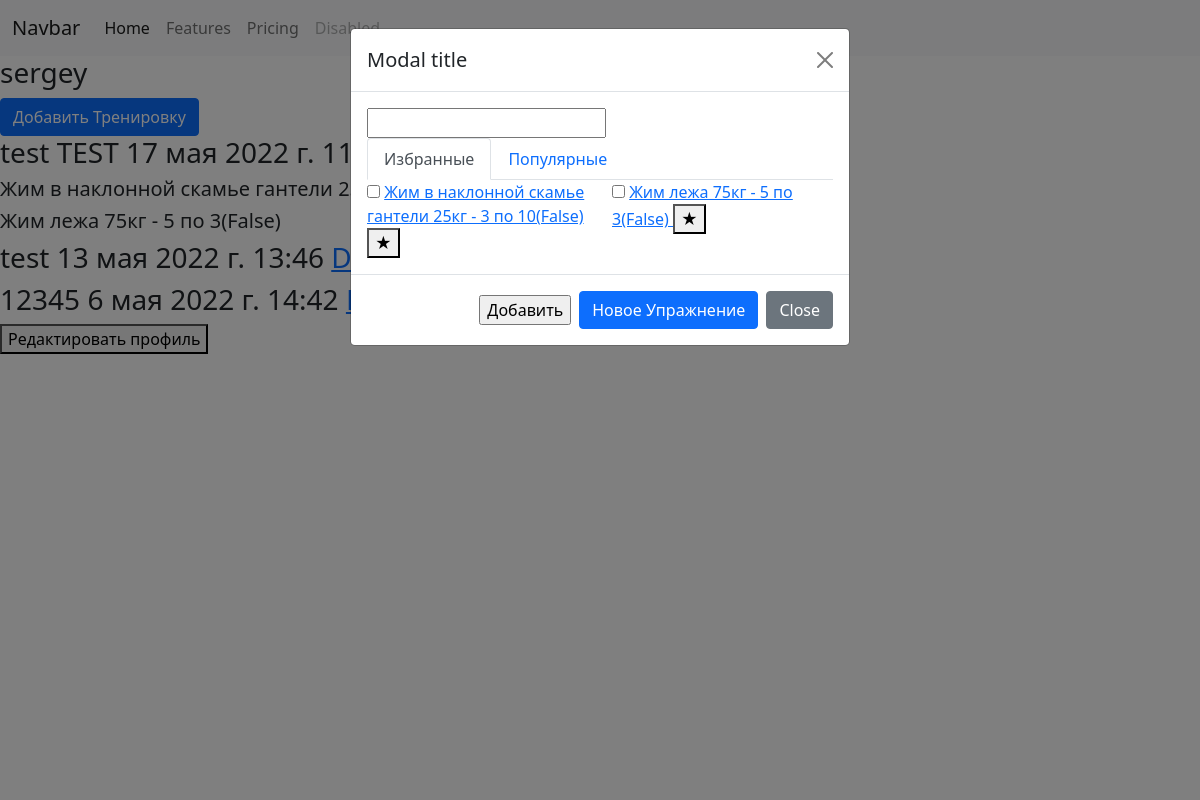
/account/sergey/ (signed in), run on the app's committed database.
### account/models.py (models this page shows, shortened)
class Profile(models.Model):
    user = models.OneToOneField(User, null=True, on_delete=models.CASCADE, related_name='profile')
    bio = models.TextField(null=True, blank=True)
    slug = models.SlugField(unique=True, max_length=255, default='')
    followers = models.ManyToManyField(User, related_name='subscriptions', null=True, blank=True)

### main/models.py (models this page shows, shortened)
class Exercise(models.Model):
    user = models.ForeignKey(User, null=True, on_delete=models.CASCADE, related_name='exercises')
    title = models.CharField(max_length=255)
    weight = models.SmallIntegerField()
    approaches = models.SmallIntegerField()
    repetition = models.SmallIntegerField()
    muscle_category = models.CharField(choices=MUSCLE_CATEGORY_CHOICES, max_length=255)
    is_private = models.BooleanField('Приватное',)
    popularity = models.BigIntegerField('Популярность', default=0)
    def __str__(self) -> str:
        return f'{self.title} {self.weight}кг - {self.approaches} по {self.repetition}({self.is_private})'

class Training(models.Model):
    user = models.ForeignKey(User, null=True, on_delete=models.CASCADE)
    title = models.CharField(max_length=255)
    pub_date = models.DateTimeField(default=timezone.now)
    user_mark = models.SmallIntegerField(null=True)
    exercises = models.ManyToManyField(Exercise, related_name='trainings', null=True, blank=True)
    likes = GenericRelation(Like, null=True, on_delete=models.CASCADE)

### account/views.py (the view)
# urls.py: path('<slug:profile_slug>/', views.profile, name='user_profile'),
def profile(request, profile_slug):
    context = get_profile_context(request, profile_slug)
    if request.method == 'POST':
        create_exercise_form_save(request.POST)
        return render(request, 'account/user_profile.html', context)
    if request.user.username != profile_slug:
        return render(request, 'account/user_profile_guest.html', context)
    return render(request, 'account/user_profile.html', context)

### main/forms.py
class TrainingForm(forms.Form):
    def __init__(self, user, *args, **kwargs):
        super(TrainingForm, self).__init__(*args, **kwargs)
        private_choices = UserExercises.objects.get(user=user).exercises.all()
        print(private_choices)
        self.fields['private_exercises'] = CustomModelChoiceField(queryset=private_choices,
                                                                  required=False,
                                                                  widget=forms.CheckboxSelectMultiple())
    public_choices = Exercise.objects.filter(is_private=False).order_by('-popularity') # Добавить ограничение по количеству
    public_exercises = CustomModelChoiceField(queryset=public_choices,
                                              widget=forms.CheckboxSelectMultiple(),
                                              required=False)
    title = forms.CharField()

### account/service.py (called while the page is built)
def get_profile_context(request, profile_slug):
    profile = get_object_or_404(Profile, slug=profile_slug)
    trainings = Training.objects.filter(user=request.user).order_by('-pub_date')[:5]
    training_form = TrainingForm(user=request.user)
    create_exercise_form = ExerciseForm
    if request.user.username != profile_slug:
        context = {'profile': profile}
    else:
        context = {
            'profile': profile,
            'training_form': training_form,
            'exercise_form': create_exercise_form,
            'trainings': trainings,
            'from_ex': request.session['from_ex'],
            }
    return context

### account/templatetags/value.py (called while the page is built)
@register.filter(name='from_ex_false')
def from_ex_false(request):
    request.session['from_ex'] = False
    return ''

### main/forms.py (called while the page is built)
    def choice(self, obj):
        return (self.field.prepare_value(obj),
                self.field.label_from_instance(obj), obj)

    def _get_choices(self):
        if hasattr(self, '_choices'):
            return self._choices
        return CustomModelChoiceIterator(self)

### account/templates/account/user_profile.html (shortened to what this page needs)
<!DOCTYPE html>
{% include 'main/navbar.html' %}
{% load value %}
<html lang="en">
<head>
    <link href="https://cdn.jsdelivr.net/npm/bootstrap@5.1.3/dist/css/bootstrap.min.css" rel="stylesheet">
</head>
<body>
{% block profile %}
    <h3>{{profile.user.username}}</h3>
{% endblock profile %}
{% block add_training %}
    <div class="modal fade" id="ExerciseChoice" tabindex="-1" aria-labelledby="exampleModalLabel" aria-hidden="true">
  <div class="modal-dialog">
      <form action="{% url 'new_train' %}" method="post">
    <div class="modal-content">
      <div class="modal-header">
        <h5 class="modal-title" id="ModalLabel">Modal title</h5>
        <button type="button" class="btn-close" data-bs-dismiss="modal" aria-label="Close"></button>
      </div>
      <div class="modal-body">
              {{training_form.title}}
              <nav>
  <div class="nav nav-tabs" id="nav-tab" role="tablist">
    <button class="nav-link active" id="nav-home-tab" data-bs-toggle="tab" data-bs-target="#nav-home" type="button" role="tab" aria-controls="nav-home" aria-selected="true">Избранные</button>
    <button class="nav-link" id="nav-profile-tab" data-bs-toggle="tab" data-bs-target="#nav-profile" type="button" role="tab" aria-controls="nav-profile" aria-selected="false">Популярные</button>
  </div>
</nav>
<div class="tab-content" id="nav-tabContent">
  <div class="tab-pane fade show active" id="nav-home" role="tabpanel" aria-labelledby="nav-home-tab">
      <div class="row">
{% for value, label, exercise in training_form.private_exercises.field.choices %}
 <div class="col-lg-6 col-md-6 col-sm-12 col-xs-12">
   <label class="checkbox-label-container">
    <input type="checkbox" value="{{ value }}" name="private_exercises">
 <a href="{% url 'exercise_edit' exercise.id %}">
  {{exercise}}
     </a>
    <span id="favorite_span-{{value}}">
       {% if exercise in request.user.favorite_exercises.get.exercises.all %}
            <button id="favorite_button-{{value}}" type="button">&#9733;</button>
       {% else %}
        <button id="favorite_button-{{value}}" type="button">&#9734;</button>
       {% endif %}
        </span>
   </label>
 </div>
          <br>
 {% endfor %}
</div>
  </div>
</div>
      </div>
      <div class="modal-footer">
          <input type="submit" value="Добавить">
          <button type="button"  class="btn btn-primary" data-bs-toggle="modal" data-bs-target="#NewExercise">
  Новое Упражнение
</button>
        <button type="button" class="btn btn-secondary" data-bs-dismiss="modal">Close</button>
      </div>
    </div>
      </form>
  </div>
</div>
    <button type="button"  class="btn btn-primary" data-bs-toggle="modal" data-bs-target="#ExerciseChoice">
  Добавить Тренировку
</button>
{% endblock %}
{% block trainings %}
    {% for train in trainings %}
<h3>{{train.title}} {{train.pub_date}} <a href="{% url 'delete_train' train.id %}">DELETE</a></h3>
        {% for exercise in train.exercises.all %}
            <h5>{{exercise}}</h5>
        {% endfor %}
    {% endfor %}
{% endblock %}
{% block edit %}
<button onclick="document.location='{% url 'account:user_profile_edit' profile.slug %}'">Редактировать профиль</button>
{% endblock %}
<br>
</body>
</html>

### main/templates/main/navbar.html (shortened to what this page needs)
<!DOCTYPE html>
<html lang="en">
<head>
      <link href="https://cdn.jsdelivr.net/npm/bootstrap@5.1.3/dist/css/bootstrap.min.css" rel="stylesheet">
</head>
<body>
<nav class="navbar navbar-expand-lg navbar-light bg-light">
  <div class="container-fluid">
    <a class="navbar-brand" href="#">Navbar</a>
    <div class="collapse navbar-collapse" id="navbarNavAltMarkup">
      <div class="navbar-nav">
        <a class="nav-link active" aria-current="page" href="#">Home</a>
        <a class="nav-link" href="#">Features</a>
        <a class="nav-link" href="#">Pricing</a>
        <a class="nav-link disabled">Disabled</a>
      </div>
    </div>
  </div>
</nav>
</body>
</html>

### data on the page
Profile: user.username "sergey"
Exercise: title+weight+approaches "Жим в наклонной скамье гантели 25кг - 3 по 10(False)"
Exercise: title+weight+approaches "Жим лежа 75кг - 5 по 3(False)"
Training: title "test TEST", pub_date "17 мая 2022 г. 11:25"
Training: title "test", pub_date "13 мая 2022 г. 13:46"
Training: title "12345", pub_date "6 мая 2022 г. 14:42"
